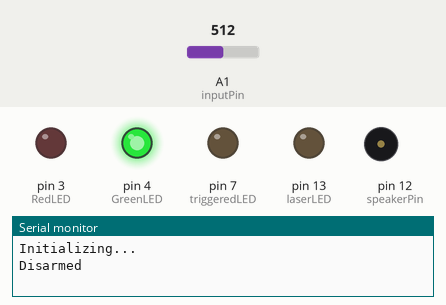
Bench run of a sketch on a simulated Arduino Uno, built with avr-gcc and run on an emulated ATmega328P. Parts: output pins drawn as LEDs (lit = HIGH), buzzer (waves = sounding), the last lines printed to the serial monitor. Dashed ring = blinking. Inputs (shaded band) come from the test bench; at power-on: A1 (inputPin) = 512.

Above: at 2.28 s.
3.4 s: A1 (inputPin) set to 901
4.9 s: A1 (inputPin) set to 926
At 5.0 s:
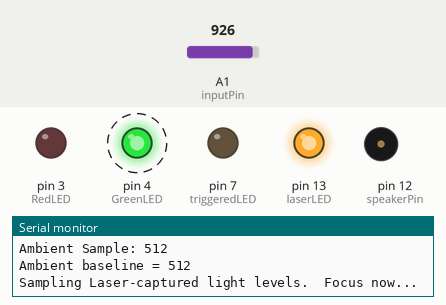
7.9 s: A1 (inputPin) set to 900
At 8.9 s:
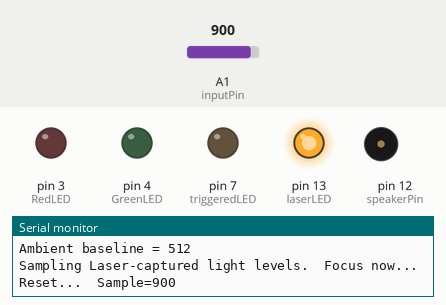
9.7 s: A1 (inputPin) set to 1023
At 9.8 s:
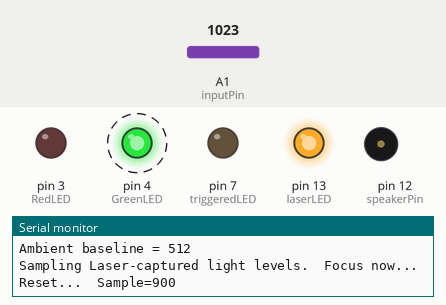
12.7 s: A1 (inputPin) set to 716
At 12.96 s:
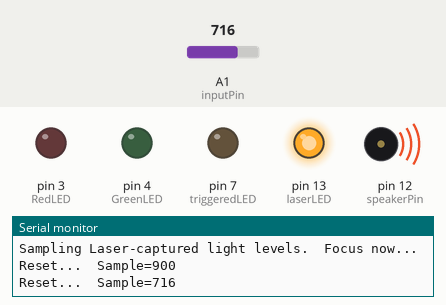
Timing chart, 0 to 15.5 s (numbered marks = the images above; inputs shaded):
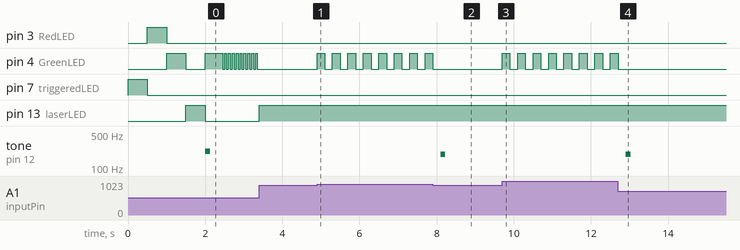

Measured:
- the behaviour switches between 912 and 913 on A1 (inputPin) (found by bisection; images 0 and 1)
- after the input at 4.9 s, pin 4 (GreenLED): alternates HIGH for 0.20 s and LOW for 0.20 s, starting at once
- after the input at 7.9 s, pin 4 (GreenLED): goes on until 7.9 s, then stays LOW; tone on pin 12 (speakerPin): silent → 190 Hz after 0.20 s, → silent 0.13 s later
- after the input at 9.7 s, pin 4 (GreenLED): alternates HIGH for 0.20 s and LOW for 0.20 s, starting at once
- after the input at 12.7 s, pin 4 (GreenLED): goes on until 12.7 s, then stays LOW; tone on pin 12 (speakerPin): silent → 190 Hz after 0.20 s, → silent 0.13 s later

The sketch:

LaserTripWire.ino
```cpp
// (licence header left out)
#include <StackArray.h>

// minimum difference needed between ambient light level and laser calibration
const int min_diff = 400;

// Larger values make it LESS sensitive
const int LASER_SENSITIVITY = 30;

const int AMBIENT_SAMPLE_DELAYSTART = 400;
const int NUM_AMBIENT_SAMPLES = 10;
const int TOTAL_LASER_SAMPLES = 15;
const int GOOD_LASER_SAMPLES = 5;

// first define the constants used for sensor / emitter pins
const int triggeredLED = 7;  // pin for the warning light LED
const int RedLED = 3;        // pin for the 'armed' state indicator
const int GreenLED = 4;      // pin for the 'un-armed' state indicator
const int laserLED = 13;
const int inputPin = A1;     // pin for analog input
const int speakerPin = 12;   // pin for the speaker output
const int armButton = 11;    // pin for the arming button

// define variables used for readings and programatic control
boolean isArmed = false;      // variable for the armed state
boolean isTriggered = false; // has the wire been tripped
int threshold = 0;           // variable set by the calibration process

// constants used for the siren
const int lowrange = 2000;   // the lowest frequency value to use
const int highrange = 4000;  //  the highest...

void setup(){
  // configure LEDs for output
  pinMode(triggeredLED, OUTPUT);
  pinMode(RedLED, OUTPUT);
  pinMode(GreenLED, OUTPUT);
  pinMode(laserLED, OUTPUT);

  //configure the button for input
  pinMode(armButton, INPUT);

  // set initial state
  setLaser( false ) ;
  setTriggeredLED( false ) ;
  setRedLED( false ) ;
  setGreenLED( false ) ;

  // for debugging and calibration review
  Serial.begin(57600);
  Serial.println("");
  Serial.println("Initializing...");

  // intial 'test' to be sure all LEDs and the speaker are working
  setTriggeredLED( true ) ;  delay(500); setTriggeredLED( false) ;
  setRedLED( true ) ;  delay(500); setRedLED( false) ;
  setGreenLED( true ) ;  delay(500);  setGreenLED( false) ;
  setLaser( true ) ;  delay(500);  setLaser( false ) ;
  tone(speakerPin, 220, 125);

  // start unarmed
  setArmedState(false);

  // calibrate the laser light level in the current environment
  calibrate();
}

void loop(){
  // check to see if the button is pressed
  int buttonVal = digitalRead(armButton);
  if ( buttonVal == HIGH && !isArmed ) {
    Serial.println("Now arming!");
    setArmedState( true );
    delay(500);
  }

  if( !isArmed )  // If not armed, just end the loop
    return ;

  // read the LDR sensor
  int sample = analogRead(inputPin);
  //Serial.print("Sample = ");  Serial.println(sample);

  // check to see if the laser beam is interrupted based on the threshold
  if ( sample < threshold ) {
    Serial.print("Triggering Sample: " ) ; Serial.println( sample ) ;
    isTriggered = true;
  }

  if (isTriggered) {
    // Play one sweep of the "Siren"
    for (int i = lowrange; i <= highrange; i++) {
      tone (speakerPin, i, 250);  // increasing tone
    }
    for (int i = highrange; i >= lowrange; i--) {
      tone (speakerPin, i, 250);  // decreasing tone
    }

    // flash LED
    setTriggeredLED( true ) ; delay(10); setTriggeredLED( false ) ;
  }

  // short delay - if you are debugging a modification you may want to increase this to slow down the serial readout
  delay(20);
}

// function to flip the armed state of the trip wire
void setArmedState( bool setArmed ){
  setGreenLED( !setArmed ) ;
  setRedLED( setArmed ) ;
  setLaser( setArmed ) ;
  isTriggered = false ;
  isArmed = setArmed ;

  if (!setArmed){
    Serial.println("Disarmed") ;
  } else {
    tone(speakerPin, 220, 125);
    delay(200);
    tone(speakerPin, 196, 250);
    Serial.println("Armed") ;
  }
}

void calibrate(){
  StackArray<int> stack;

  int sample = 0;
  unsigned int sampleTotal = 0;
  int baseline = 0;

  setLaser( false ) ;     // ensure Laser is off

  // Take the average of N readings for our ambient light baseline
  sampleTotal = 0;
  delay(AMBIENT_SAMPLE_DELAYSTART) ;  // Considerable bounce when first reading
  Serial.println("Sampling ambient light levels") ;
  for (int i=0; i<NUM_AMBIENT_SAMPLES; i++){
    sample = analogRead(inputPin);
    Serial.print("Ambient Sample: " ) ;  Serial.println( sample ) ;

    sampleTotal += sample ; // take reading and add it to the sample

    setGreenLED( true ) ;
    delay (50); // delay to blink the LED and space readings
    setGreenLED( false ) ;
    delay (50); // delay to blink the LED and space readings
  }
  baseline = sampleTotal / NUM_AMBIENT_SAMPLES;
  Serial.print("Ambient baseline = ");  Serial.println(baseline);


  Serial.println("Sampling Laser-captured light levels.  Focus now...") ;
  setLaser( true ) ;  // Turn on laser
  sampleTotal = 0;
  do
  {
    sample = analogRead(inputPin);
//    Serial.print("Laser-On Sample: " ) ;  Serial.println( sample ) ;

    if (sample > baseline + min_diff){
//      Serial.print("In-Tolerance Sample: " ) ;  Serial.println( sample ) ;
      stack.push(sample) ;

      setGreenLED( true ) ;
      delay (200);                     // delay to blink the LED and space readings
      setGreenLED( false ) ;
      delay (200);                     // delay to blink the LED and space readings
    } else {
      if( !stack.isEmpty() ) {
        tone(speakerPin, 190, 125);
        Serial.print( "Reset...  Sample=" ) ; Serial.println( sample ) ;
        while( !stack.isEmpty() ) stack.pop() ;  // Clear out the stack when reading drops
      }
    }
  } while (stack.count() < TOTAL_LASER_SAMPLES);  // Need 'N' in-tolerance samples in a row

  for( int n=0; n < GOOD_LASER_SAMPLES; n++ )
        sampleTotal += stack.pop() ;

  //lastly we need to correctly set the threshold as it now hold the sum of 3 samples
  threshold = (sampleTotal/GOOD_LASER_SAMPLES) - LASER_SENSITIVITY;

  // play the arming tone and in reverse and print the threshold to confirm threshold set
  tone(speakerPin, 196, 250);
  delay(200);
  tone(speakerPin, 220, 125);

  Serial.print("Trigger threshold= ");  Serial.println(threshold);

  setLaser( false ) ;
}

void setLaser( bool setOn ) {
  if( setOn ) digitalWrite(laserLED, HIGH);
  else        digitalWrite(laserLED, LOW);
}
void setGreenLED( bool setOn ) {
  if( setOn ) digitalWrite(GreenLED, HIGH);
  else        digitalWrite(GreenLED, LOW);
}
void setRedLED( bool setOn ) {
  if( setOn ) digitalWrite(RedLED, HIGH);
  else        digitalWrite(RedLED, LOW);
}
void setTriggeredLED( bool setOn ) {
  if( setOn ) digitalWrite(triggeredLED, HIGH);
  else        digitalWrite(triggeredLED, LOW);
}
```
